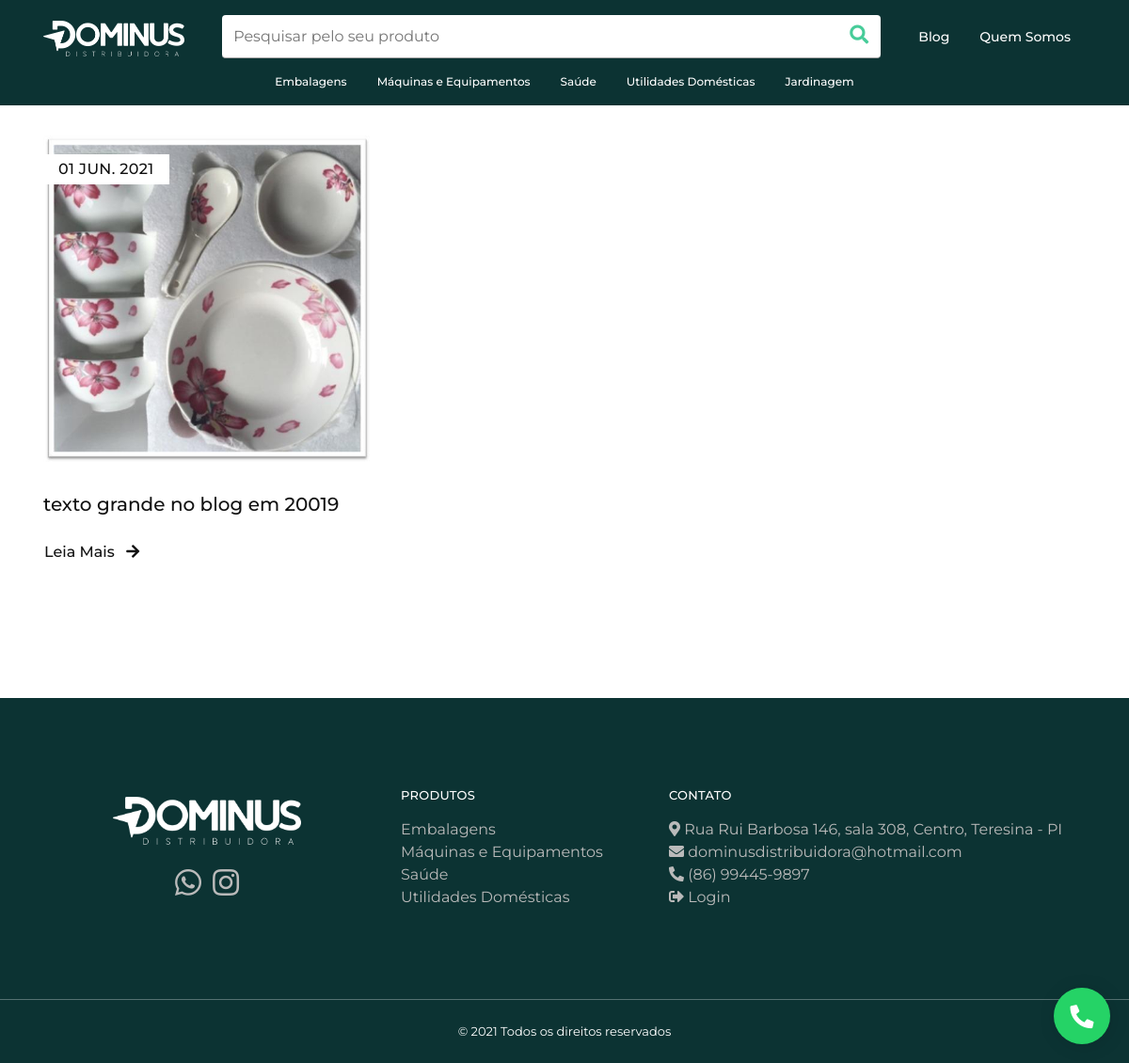
The page /blog.php on the database as committed earlier.
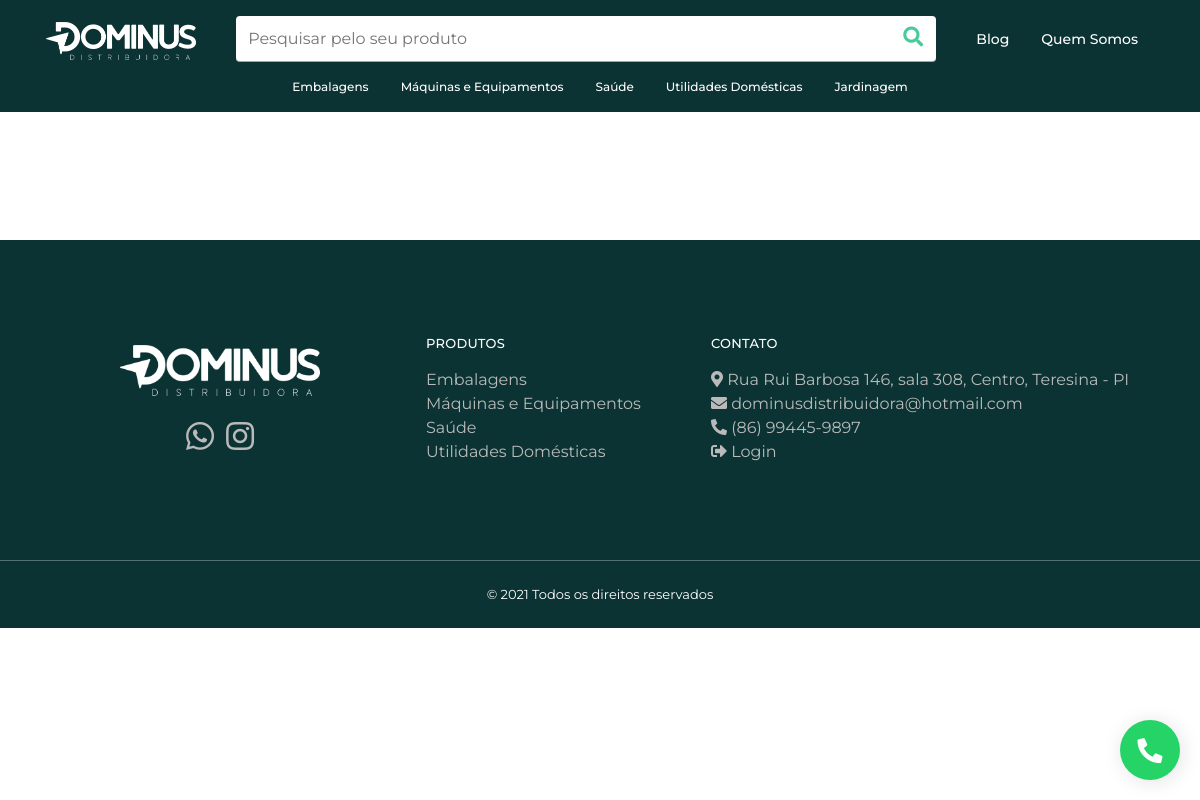
The same page on the database as committed later.
### tables this page shows
CREATE TABLE `posts` (
  `id` int(11) NOT NULL AUTO_INCREMENT,
  `titulo` varchar(200) DEFAULT NULL,
  `sub_titulo` varchar(400) DEFAULT NULL,
  `texto_1` varchar(1000) DEFAULT NULL,
  `texto_2` varchar(1000) DEFAULT NULL,
  `texto_3` varchar(1000) DEFAULT NULL,
  `texto_4` varchar(1000) DEFAULT NULL,
  `img1` varchar(200) DEFAULT NULL,
  `img2` varchar(200) DEFAULT NULL,
  `img3` varchar(200) DEFAULT NULL,
  `categoria_1` varchar(100) DEFAULT NULL,
  `categoria_2` varchar(100) DEFAULT NULL,
  `categoria_3` varchar(100) DEFAULT NULL,
  `data_criacao` timestamp NULL DEFAULT current_timestamp(),
  `data_update` varchar(50) DEFAULT NULL,
  `autor` varchar(50) DEFAULT NULL,
  PRIMARY KEY (`id`)
);

### classes/Url.class.php (called while the page is built)
<?php
class URI
{
	static private $protocolo;
	static private $host;
	static private $scriptName;
	static private $finalBase;
	protected function Protocolo()
	{
		if($_SERVER['SERVER_PROTOCOL'] === 'HTTP/1.1')
		{
			self::$protocolo = 'http://';
		}
		else
		{
			self::$protocolo = 'https://';
		}
		return self::$protocolo;
	}
	protected function Host()
	{
		self::$host = $_SERVER['HTTP_HOST'];
		return self::$host;
	}
	protected function scriptName()
	{
		$scr = dirname($_SERVER['SCRIPT_NAME']);
		if(!empty($scr) || substr_count($scr, '/') > 1)
		{
			self::$scriptName = $scr . '';
		}
		else
		{
			self::$scriptName = '';
		}
		return self::$scriptName;
	}
	public function base($url='')
	{
		self::$finalBase = self::Protocolo() . self::Host() . self::scriptName();
		return self::$finalBase.$url;
	}
}

### classes/Helper.php (called while the page is built, shortened)
<?php
    function slugify($text)
    {
    $text  = utf8_decode($text);
    $before  = utf8_decode('àáâãäçèéêëìíîïñòóôõöùúûüýÿÀÁÂÃÄÇÈÉÊËÌÍÎÏÑÒÓÔÕÖÙÚÛÜÝ');
    $after = 'aaaaaceeeeiiiinooooouuuuyyAAAAACEEEEIIIINOOOOOUUUUY';
    $text = strtr($text, $before, $after);
    $text = preg_replace('~[^\pL\d]+~u', '-', $text);
    $text = iconv('utf-8', 'us-ascii//TRANSLIT', $text);
    $text = preg_replace('~[^-\w]+~', '', $text);
    $text = trim($text, '-');
    $text = preg_replace('~-+~', '-', $text);
    $text = strtolower($text);
    return $text;
    }

### blog.php (the view, shortened to what this page needs)
<?php
require "classes/Helper.php";
require "classes/Url.class.php";
$URI = new URI();
require_once './admin/dbconfig.php';
?>
<!doctype html>
<html lang="pt-br">
  <head>
    <link rel="stylesheet" href="./assets/libs/jquery.fancybox.min.css">
    <link rel="stylesheet" href="./assets/libs/flickity.min.css">
    <link rel="stylesheet" href="./assets/libs/vs2015.css">
    <link rel="stylesheet" href="./assets/libs/simplebar.min.css">
    <link rel="stylesheet" href="./assets/libs/flickity-fade.css">
    <link rel="stylesheet" href="https://cdnjs.cloudflare.com/ajax/libs/font-awesome/5.15.1/css/all.min.css" />
    <link rel="stylesheet" href="./assets/css/theme.css">
  </head>
  <body>
  <?php include "views/nav.php" ?>
    <section class="pt-7 pb-12">
      <div class="container">
        <div class="row">
        <?php
            $stmt = $DB_con->prepare("SELECT id,titulo,categoria_1,img1,data_criacao FROM posts ORDER BY id DESC");
            $stmt->execute();
            if ($stmt->rowCount() > 0) {
              while ($row = $stmt->fetch(PDO::FETCH_ASSOC)) {
                extract($row);
            ?>
						<div class="col-12 col-md-4">
							<div class="card mb-7 mb-md-0">
								<img src="<?php echo $URI->base('/admin/uploads/blog/' . $row['img1'] . '') ?>" alt="..." class="card-img-top">
								<div class="badge badge-white card-badge card-badge-left text-uppercase">
									<time>
									<?php
								$date = new DateTime($data_criacao);
								$date2 = $date->format('m');
								$date3 = $date->format('d');
								$date4 = $date->format('Y');
								echo $date3;
								if ($date2 == 06) {
									echo " Jun. ";
								}
								echo $date4;
								?>
									</time>
								</div>
								<div class="card-body px-0 py-7">
									<h6 class="mb-3">
									<?php echo $titulo ?>
									</h6>
									<a class="btn btn-link px-0 text-body" href="<?php echo $URI->base('/blog-post/' . $id . '/' . slugify($titulo)); ?>">
										Leia Mais <i class="fa fa-arrow-right ml-2"></i>
									</a>
								</div>
							</div>
						</div>
						<?php }
						}
						?>
        </div>
      </div>
    </section>
    <?php include "views/footer.php" ?>
</body>
</html>

Rows that differ between the two databases and show on the page:
removed posts: img1 (picture), data_criacao "01", shows "JUN.", data_criacao "2021", titulo "texto grande no blog em 20019"
